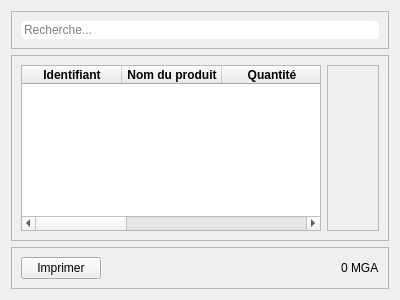
<?xml version="1.0" encoding="UTF-8"?>
<ui version="4.0">
 <class>EtatStock</class>
 <widget class="QWidget" name="EtatStock">
  <property name="geometry">
   <rect>
    <x>0</x>
    <y>0</y>
    <width>400</width>
    <height>300</height>
   </rect>
  </property>
  <property name="windowTitle">
   <string>Etat de stock</string>
  </property>
  <property name="windowIcon">
   <iconset resource="ressource.qrc">
    <normaloff>:/db_test/Nouveau dossier/shopping-en-ligne.png</normaloff>:/db_test/Nouveau dossier/shopping-en-ligne.png</iconset>
  </property>
  <layout class="QVBoxLayout" name="verticalLayout">
   <item>
    <widget class="QFrame" name="frame">
     <property name="frameShape">
      <enum>QFrame::Shape::StyledPanel</enum>
     </property>
     <property name="frameShadow">
      <enum>QFrame::Shadow::Raised</enum>
     </property>
     <layout class="QHBoxLayout" name="horizontalLayout_2">
      <item>
       <widget class="QLineEdit" name="lineEditRecherche">
        <property name="styleSheet">
         <string notr="true">QLineEdit{
	border: 1px solid white;
	border-radius: 5px;
}

QLineEdit:focus{
	border: 1px solid black;
}</string>
        </property>
        <property name="placeholderText">
         <string>Recherche...</string>
        </property>
       </widget>
      </item>
     </layout>
    </widget>
   </item>
   <item>
    <widget class="QFrame" name="frame_2">
     <property name="frameShape">
      <enum>QFrame::Shape::StyledPanel</enum>
     </property>
     <property name="frameShadow">
      <enum>QFrame::Shadow::Raised</enum>
     </property>
     <layout class="QHBoxLayout" name="horizontalLayout">
      <item>
       <widget class="QTableWidget" name="tableEtatStock">
        <column>
         <property name="text">
          <string>Identifiant</string>
         </property>
         <property name="font">
          <font>
           <bold>true</bold>
          </font>
         </property>
        </column>
        <column>
         <property name="text">
          <string>Nom du produit</string>
         </property>
         <property name="font">
          <font>
           <bold>true</bold>
          </font>
         </property>
        </column>
        <column>
         <property name="text">
          <string>Quantité</string>
         </property>
         <property name="font">
          <font>
           <bold>true</bold>
          </font>
         </property>
        </column>
        <column>
         <property name="text">
          <string>Prix de base</string>
         </property>
         <property name="font">
          <font>
           <bold>true</bold>
          </font>
         </property>
        </column>
        <column>
         <property name="text">
          <string>Valeur du produit</string>
         </property>
         <property name="font">
          <font>
           <bold>true</bold>
          </font>
         </property>
        </column>
        <column>
         <property name="text">
          <string>Réapprovisionnement</string>
         </property>
         <property name="font">
          <font>
           <bold>true</bold>
          </font>
         </property>
        </column>
       </widget>
      </item>
      <item>
       <widget class="QFrame" name="frame_4">
        <property name="frameShape">
         <enum>QFrame::Shape::StyledPanel</enum>
        </property>
        <property name="frameShadow">
         <enum>QFrame::Shadow::Raised</enum>
        </property>
        <layout class="QVBoxLayout" name="verticalLayout_2">
         <item>
          <widget class="QPushButton" name="btnAjouterQuantite">
           <property name="cursor">
            <cursorShape>PointingHandCursor</cursorShape>
           </property>
           <property name="styleSheet">
            <string notr="true">QPushButton{
	image: url(:/Downloads/CartoBMW/img/prefere.png);
	border:none;
}
QPushButton:hover{
	image:url(:/Downloads/CartoBMW/img/ajouter-le-contact.png);
}</string>
           </property>
           <property name="text">
            <string/>
           </property>
          </widget>
         </item>
        </layout>
       </widget>
      </item>
     </layout>
    </widget>
   </item>
   <item>
    <widget class="QFrame" name="frame_3">
     <property name="frameShape">
      <enum>QFrame::Shape::StyledPanel</enum>
     </property>
     <property name="frameShadow">
      <enum>QFrame::Shadow::Raised</enum>
     </property>
     <layout class="QHBoxLayout" name="horizontalLayout_3">
      <item>
       <widget class="QPushButton" name="btnImprimerStock">
        <property name="text">
         <string>Imprimer</string>
        </property>
       </widget>
      </item>
      <item>
       <widget class="QPushButton" name="btnRafraichir">
        <property name="styleSheet">
         <string notr="true">QPushButton{
	border:none;
	
	image: url(:/Downloads/CartoBMW/img/faire-pivoter-le-symbole-dinterface-fleche-circulaire-gauche.png);
}
QPushButton:hover{
	image: url(:/Downloads/CartoBMW/img/annuler.png);
	
}</string>
        </property>
        <property name="text">
         <string/>
        </property>
       </widget>
      </item>
      <item>
       <spacer name="horizontalSpacer">
        <property name="orientation">
         <enum>Qt::Orientation::Horizontal</enum>
        </property>
        <property name="sizeHint" stdset="0">
         <size>
          <width>40</width>
          <height>20</height>
         </size>
        </property>
       </spacer>
      </item>
      <item>
       <widget class="QLabel" name="labelTotalValeurStock">
        <property name="text">
         <string>0 MGA</string>
        </property>
       </widget>
      </item>
     </layout>
    </widget>
   </item>
  </layout>
 </widget>
 <resources>
  <include location="ressource.qrc"/>
 </resources>
 <connections/>
</ui>
